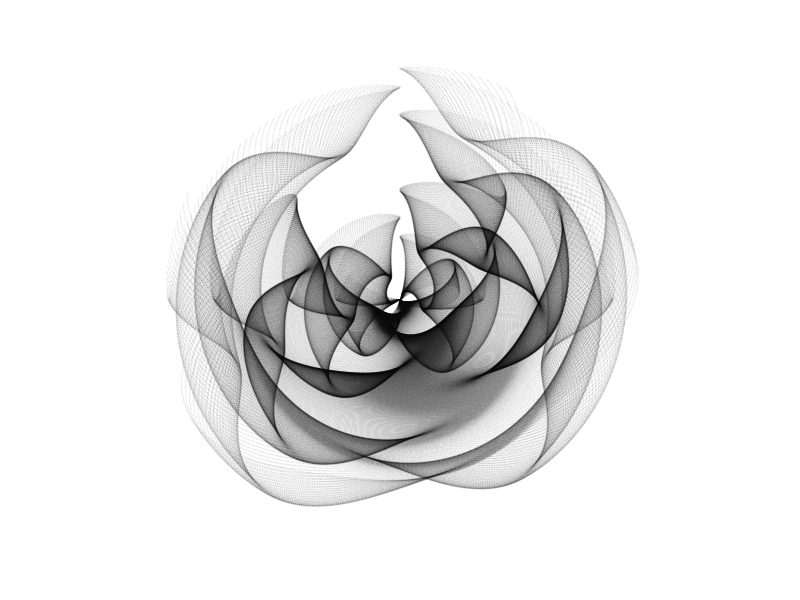
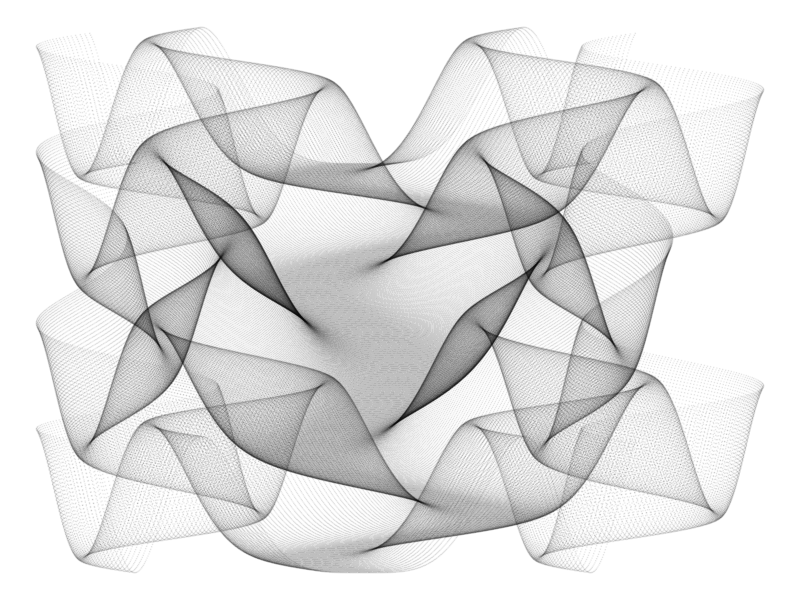

Recreate these plots in R, in order.
## ---- chunk 1
5+5 # I can't do math
## ---- chunk 2
2+7
3+9
10/3
## ---- chunk 3
2+2
1:100
3*3
sample(1:9)
X <- matrix(sample(1:9), nrow = 3, ncol = 3)
X
sum(X)
mean(X)
?sum
sum
nucleotides <- c("a", "c", "g", "t")
nucleotides
sample(nucleotides, size = 100, replace = TRUE)
table(sample(nucleotides, size = 100, replace = TRUE))
paste0(sample(nucleotides, size = 100, replace = TRUE), collapse = "")
replicate(n = 10, expr = paste0(sample(nucleotides, size = 100, replace = TRUE), collapse = ""))
df <- data.frame(id = paste0("seq", 1:10), seq = replicate(n = 10, expr = paste0(sample(nucleotides, size = 100, replace = TRUE), collapse = "")))
df
str(df)
ls()
## ---- chunk 4
# This is a practice for branching
## ---- chunk 5
library("tidyverse")

xy <- seq(from = -3,
          to = 3, 
          by = 0.01)
expand_grid(x = xy,
            y = xy) |>
  ggplot(
    mapping = aes(
      x = (1 + x - sin(y^2)),
      y = (1 - y - cos(x^2)))) +
  geom_point(alpha = 0.05,
             shape = 20,
             size = 0) + 
  theme_void() +
  coord_polar()
## ---- chunk 6
library("patchwork")

expand_grid(x = xy,
            y = xy) |> 
  ggplot(mapping = aes(x = (1 + x - sin(y^2)),
                       y = (1 - y - cos(x^2)))) +
  geom_point(alpha = 0.05,
             shape = 20,
             size = 0) +
  theme_void()
